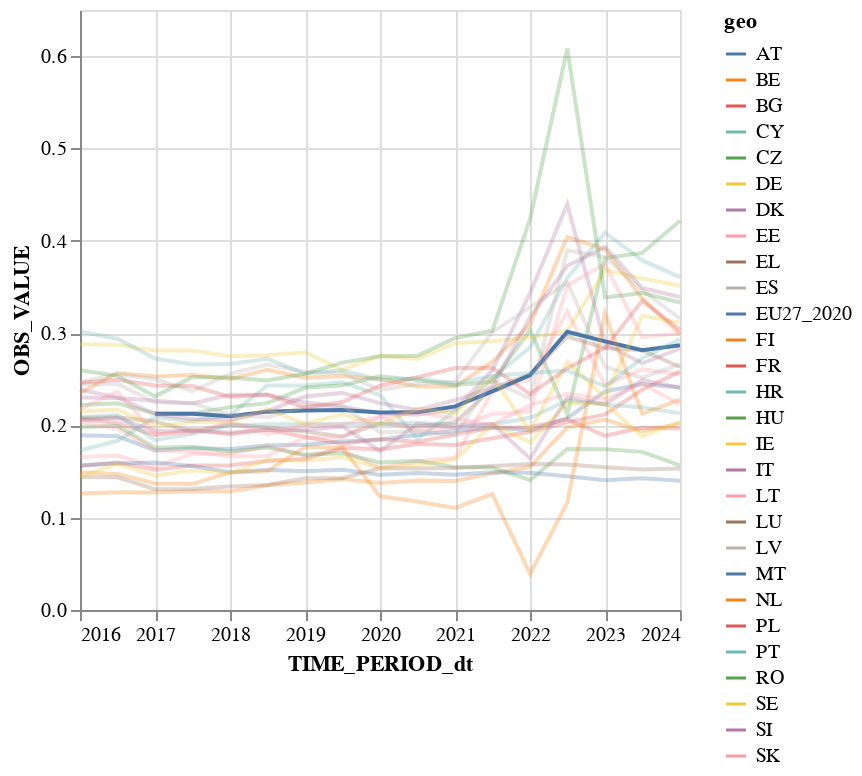

Notebook cell for this chart:
### Code cell
# possible alternative for the previous graph

electricity_prices = pd.read_csv("nrg_pc_204_page_linear.csv")
electricity_prices = electricity_prices.drop(columns = ["DATAFLOW", "LAST UPDATE", "freq", "product", "nrg_cons", "unit", "tax", "currency", "OBS_FLAG"])

def convert_time_period(row):
    year, half = row.split('-')
    if half == 'S1':
        return pd.Timestamp(f'{year}-01-01')  # First half of the year
    else:
        return pd.Timestamp(f'{year}-07-01')  # Second half of the year

# Apply the conversion to the TIME_PERIOD column
electricity_prices['TIME_PERIOD_dt'] = electricity_prices['TIME_PERIOD'].apply(convert_time_period)

opacity_condition = alt.condition(
    alt.datum.geo == 'EU27_2020',  # If geo equals "EU27_2020"
    alt.value(1),  # Full opacity for "EU27_2020"
    alt.value(0.3)  # 0.5 opacity for all others
)

# https://github.com/vega/altair/discussions/2535
chart = alt.Chart(electricity_prices).mark_line().encode(
    x = 'TIME_PERIOD_dt:T',
    y = 'OBS_VALUE:Q',
    color = "geo:N",
    opacity=opacity_condition
)

chart.show()

### Figure 1 — Vega-Lite specification as saved in the notebook (floating-point values rounded to 4 significant figures; data arrays with more than 128 entries replaced by an {"elided": "..."} marker saying what was removed)
{"config": {"view": {"continuousWidth": 300, "continuousHeight": 300}}, "data": {"name": "data-65f184612da4039c6d78e545568d87c6"}, "mark": {"type": "line"}, "encoding": {"color": {"field": "geo", "type": "nominal"}, "opacity": {"condition": {"test": "(datum.geo === 'EU27_2020')", "value": 1}, "value": 0.3}, "x": {"field": "TIME_PERIOD_dt", "type": "temporal"}, "y": {"field": "OBS_VALUE", "type": "quantitative"}}, "$schema": "https://vega.github.io/schema/vega-lite/v5.20.1.json", "datasets": {"data-65f184612da4039c6d78e545568d87c6": {"elided": "474 records"}}}
